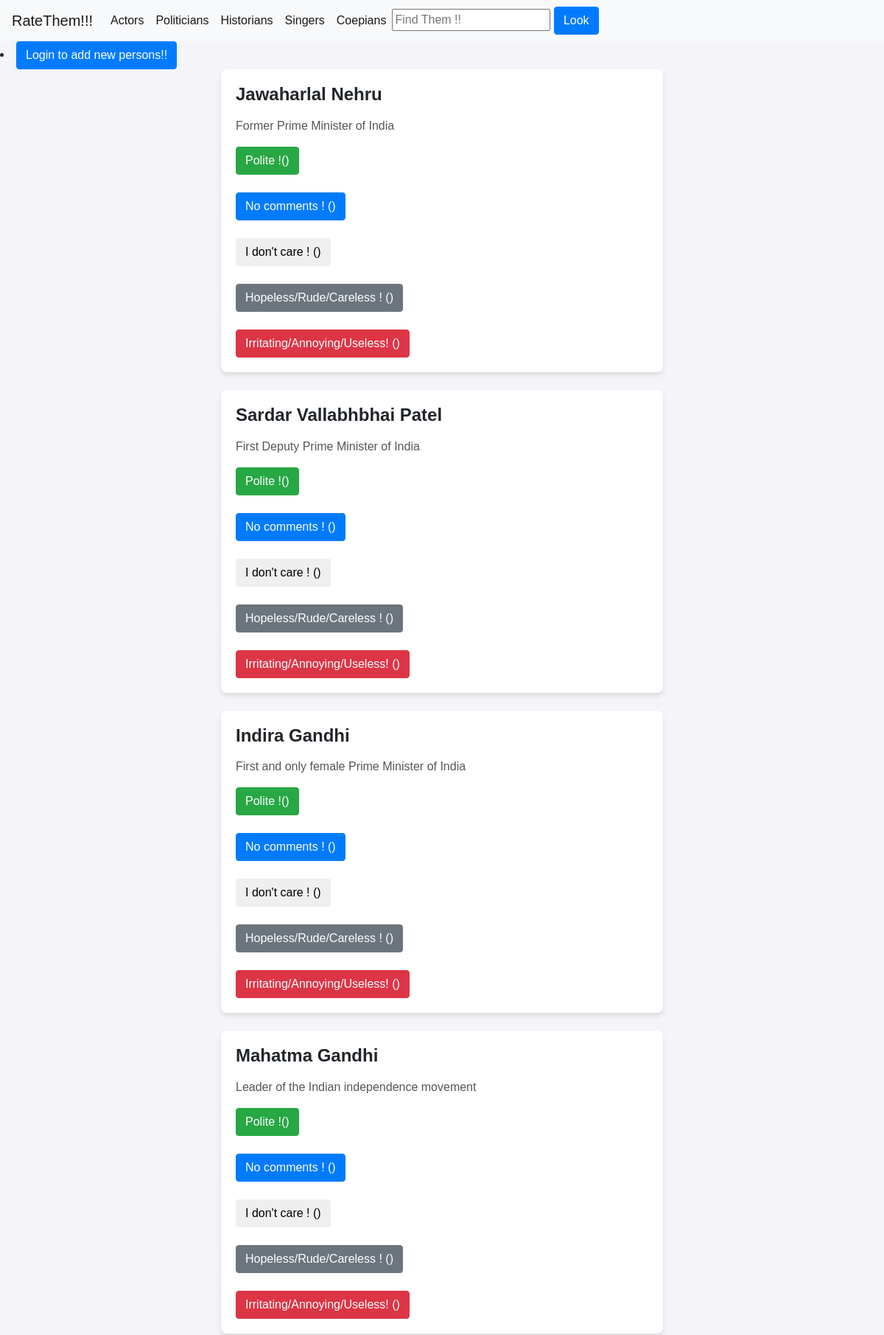
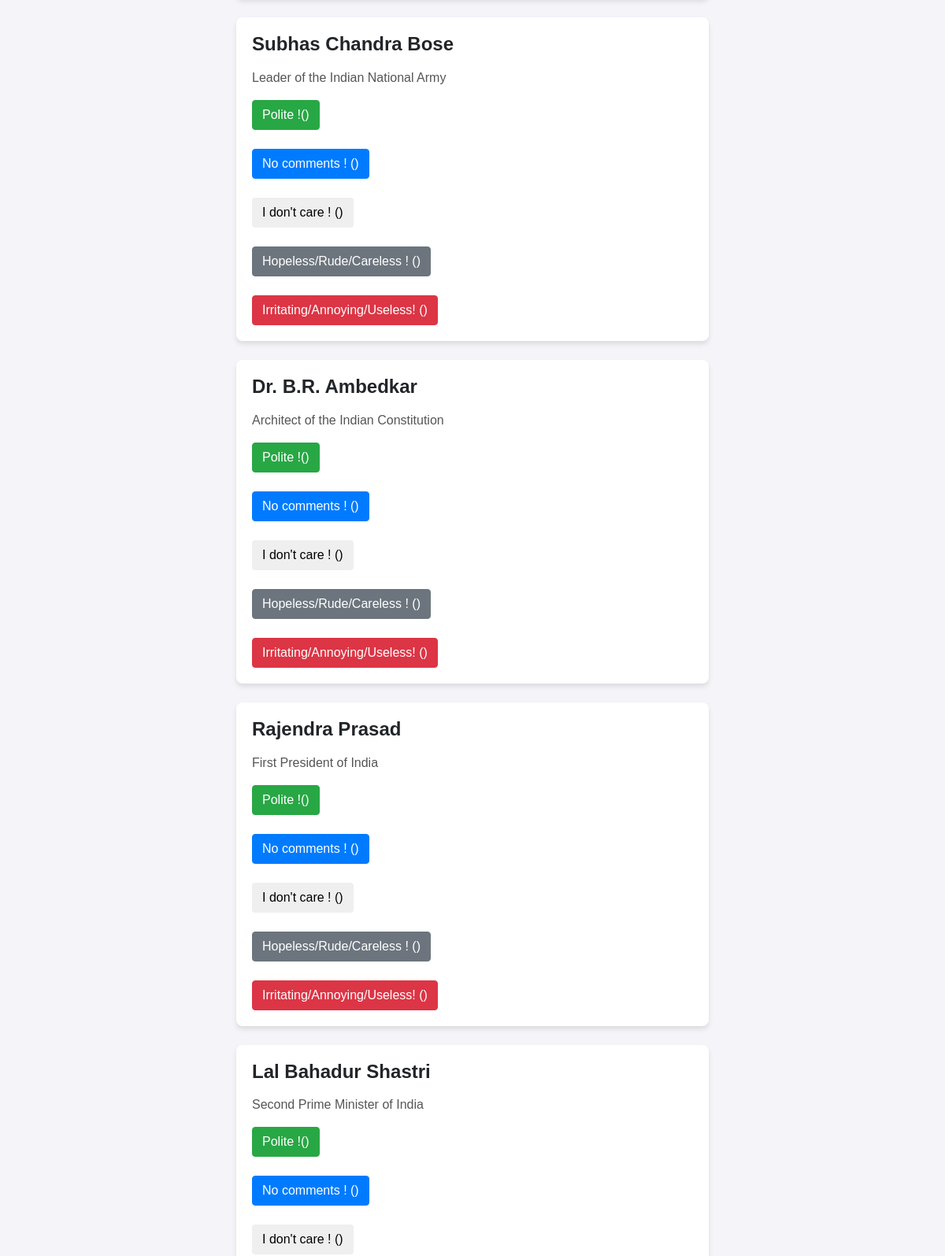
/category/Politician/ (upper part), run on the app's committed database (2 pictures, top to bottom).
### ratings/models.py (models this page shows, shortened)
class Human(models.Model):
    STATUS_CHOICES = [
        ('pending', 'Pending'),
        ('accepted', 'Accepted'),
        ('rejected', 'Rejected'),
    ]
    name = models.CharField(max_length=100)
    bio = models.TextField()
    category=models.ForeignKey(Category,null=True,blank=True,on_delete=models.CASCADE)
    status = models.CharField(max_length=10, choices=STATUS_CHOICES, default='pending')
    added_by = models.ForeignKey(settings.AUTH_USER_MODEL, null=True, blank=True, on_delete=models.SET_NULL)
    created_at = models.DateTimeField(auto_now_add=True)

### ratings/views.py (the view)
# urls.py: path('category/<str:category>/', views.category_view, name='category_view'),
def category_view(request, category):
    category=Category.objects.get(name=category)
    humans = Human.objects.filter(category=category)
    return render(request, 'category.html', {'humans': humans})

### templates/category.html (shortened to what this page needs)
{% extends "base.html" %}
{% load socialaccount %}
{% block content %}
<li><a class='btn btn-primary' href="{% url 'submit_human' %}">Login to add new persons!!</a></li>
{% for human in humans %}
<div id="swipe-container">
    <div class="human-profile" id="profile-{{ human.id }}">
        <h2><strong>{{ human.name }}</strong></h2>
        <p>{{ human.bio }}</p>
            <button class="btn btn-success" data-rating="excellent" data-human-id="{{ human.id }}">
                Polite !(<span id="excellent-count-{{ human.id }}">{{ human.rating_count.excellent }}</span>)
            </button><br><br>
            <button class="btn btn-primary" data-rating="good" data-human-id="{{ human.id }}">
                No comments ! (<span id="good-count-{{ human.id }}">{{ human.rating_count.good }}</span>)
            </button><br><br>
            <button class="btn btn" data-rating="okay" data-human-id="{{ human.id }}">
                I don't care ! (<span id="okay-count-{{ human.id }}">{{ human.rating_count.okay }}</span>)
            </button><br><br>
            <button class="btn btn-secondary" data-rating="bad" data-human-id="{{ human.id }}">
                Hopeless/Rude/Careless ! (<span id="bad-count-{{ human.id }}">{{ human.rating_count.bad }}</span>)
            </button><br><br>
            <button class="btn btn-danger" data-rating="pathetic" data-human-id="{{ human.id }}">
                 Irritating/Annoying/Useless! (<span id="pathetic-count-{{ human.id }}">{{ human.rating_count.pathetic }}</span>)
            </button>
    </div>
</div>
<br>
{% endfor %}
{% endblock %}

### templates/category.html (style rules this page uses)
body { font-family: Arial, sans-serif; background-color: #f4f4f9; margin: 0; padding: 0; }
#swipe-container { width: 100%; max-width: 600px; margin: auto; padding: 20px; background-color: #fff; border-radius: 8px; box-shadow: 0 4px 6px rgba(0, 0, 0, 0.1); }
.human-profile h2 { font-size: 24px; margin-bottom: 10px; }
.human-profile p { font-size: 16px; color: #555; }

### data on the page
Human: name "Jawaharlal Nehru", bio "Former Prime Minister of India"
Human: name "Sardar Vallabhbhai Patel", bio "First Deputy Prime Minister of India"
Human: name "Indira Gandhi", bio "First and only female Prime Minister of India"
Human: name "Mahatma Gandhi", bio "Leader of the Indian independence movement"
Human: name "Subhas Chandra Bose", bio "Leader of the Indian National Army"
Human: name "Dr. B.R. Ambedkar", bio "Architect of the Indian Constitution"
Human: name "Rajendra Prasad", bio "First President of India"
Human: name "Lal Bahadur Shastri", bio "Second Prime Minister of India"
